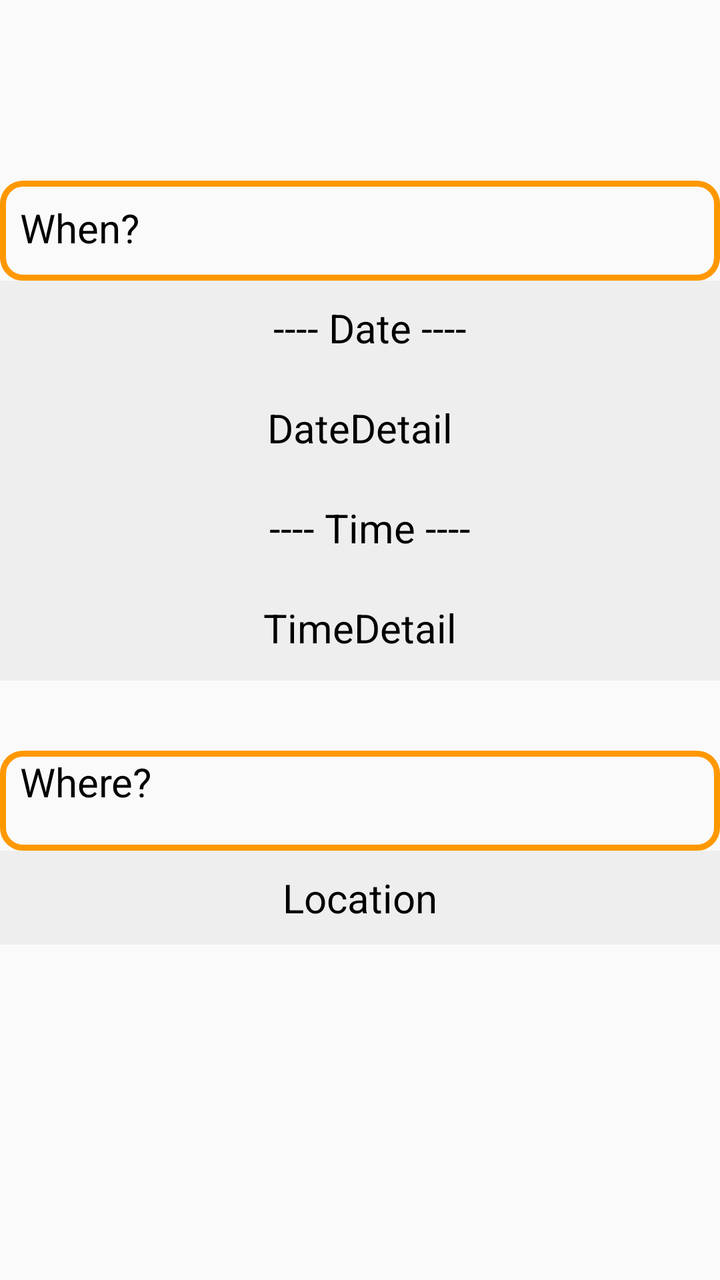
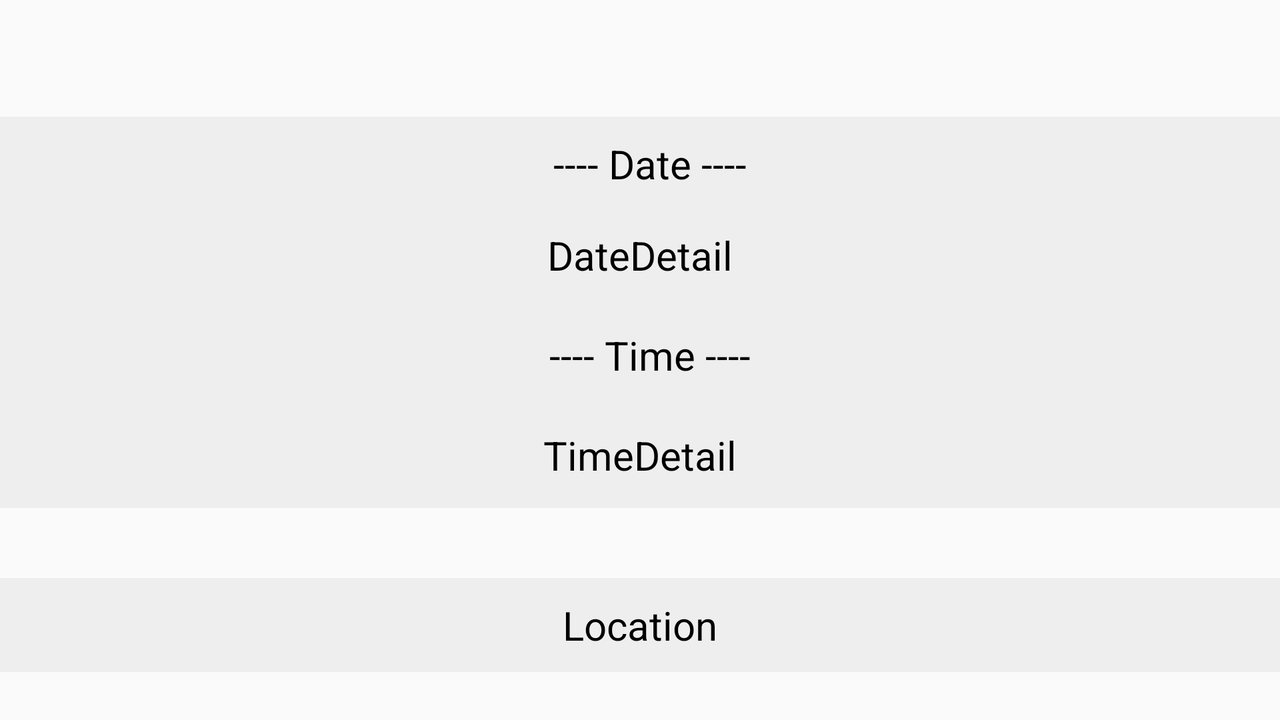

The same Android screen from two of the app's own layout files: first res/layout/ as a phone draws it, then the repository's variant for another configuration, drawn on a device whose configuration selects that folder. Both files follow.
<!-- AndroidManifest.xml: application theme AppTheme.NoActionBar -->
<!-- res/layout/activity_reminder_detail.xml -->
<?xml version="1.0" encoding="utf-8"?>
<RelativeLayout xmlns:android="http://schemas.android.com/apk/res/android"
    xmlns:tools="http://schemas.android.com/tools"
    xmlns:app="http://schemas.android.com/apk/res-auto"
    android:id="@+id/activity_reminder_detail"
    android:layout_width="match_parent"
    android:layout_height="match_parent"
    tools:context="com.obdurotech.projectcentral.ReminderDetail">

    <TextView
        android:text="When?"
        android:layout_width="match_parent"
        android:layout_height="50dp"
        android:paddingTop="10dp"
        android:textSize="20dp"
        android:background="@drawable/selector"
        android:textColor="@color/black"
        android:layout_marginTop="43dp"
        android:id="@+id/reminderDetail_When_textView"
        android:paddingStart="10dp"
        android:layout_below="@+id/reminderDetail_TitleText"
        android:layout_alignParentStart="true" />

    <TextView
        android:text="Where?"
        android:background="@drawable/selector"
        android:layout_width="match_parent"
        android:layout_height="50dp"
        android:textSize="20dp"
        android:textColor="@color/black"
        android:id="@+id/reminderDetail_Where_textView"
        android:layout_alignParentStart="true"
        android:paddingStart="10dp"
        android:layout_below="@+id/reminderDetail_TimeDetail"
        android:layout_marginTop="35dp"/>

    <TextView
        android:id="@+id/reminderDetail_Place_textView"
        android:layout_width="match_parent"
        android:layout_height="wrap_content"
        android:background="#EEEEEE"
        android:paddingBottom="10dp"
        android:paddingStart="10dp"
        android:paddingEnd="10dp"
        android:paddingTop="10dp"
        android:text="Location"
        android:textAlignment="center"
        android:textColor="@color/black"
        android:textSize="20dp"
        android:layout_below="@+id/reminderDetail_Where_textView"
        android:layout_alignParentStart="true" />

    <TextView
        android:id="@+id/reminderDetail_Date_textView"
        android:layout_width="match_parent"
        android:layout_height="50dp"
        android:background="#EEEEEE"
        android:paddingStart="10dp"
        android:paddingTop="10dp"
        android:text="---- Date ----"
        android:textAlignment="center"
        android:textColor="@color/black"
        android:textSize="20dp"
        android:layout_below="@+id/reminderDetail_When_textView"
        android:layout_alignParentStart="true" />

    <TextView
        android:id="@+id/reminderDetail_TimeDetail"
        android:layout_width="match_parent"
        android:layout_height="50dp"
        android:background="#EEEEEE"
        android:paddingStart="10dp"
        android:paddingEnd="10dp"
        android:paddingTop="10dp"
        android:text="TimeDetail"
        android:textAlignment="center"
        android:textColor="@color/black"
        android:textSize="20dp"
        android:layout_below="@+id/reminderDetail_Time_textView"
        android:layout_alignParentStart="true" />

    <TextView
        android:id="@+id/reminderDetail_DateDetail"
        android:layout_width="match_parent"
        android:layout_height="50dp"
        android:layout_alignParentStart="true"
        android:layout_below="@+id/reminderDetail_Date_textView"
        android:background="#EEEEEE"
        android:paddingStart="10dp"
        android:paddingEnd="10dp"
        android:paddingTop="10dp"
        android:text="DateDetail"
        android:textAlignment="center"
        android:textColor="@color/black"
        android:textSize="20dp" />

    <TextView
        android:id="@+id/reminderDetail_Time_textView"
        android:layout_width="match_parent"
        android:layout_height="50dp"
        android:background="#EEEEEE"
        android:paddingStart="10dp"
        android:paddingTop="10dp"
        android:text="---- Time ----"
        android:textAlignment="center"
        android:textColor="@color/black"
        android:textSize="20dp"
        android:layout_below="@+id/reminderDetail_DateDetail"
        android:layout_alignParentStart="true" />

    <TextView
        android:id="@+id/reminderDetail_TitleText"
        android:layout_width="wrap_content"
        android:layout_height="wrap_content"
        android:layout_alignParentTop="true"
        android:layout_centerHorizontal="true"
        android:layout_marginTop="15dp"
        android:text=""
        android:textAlignment="center"
        android:textAppearance="@android:style/TextAppearance.Material"
        android:textSize="24sp"
        android:textStyle="bold"
        android:textColor="@color/colorAccent"/>


</RelativeLayout>
<!-- resources referenced by this layout -->
<resources>
  <color name="black">#000000</color>
  <color name="colorAccent">#ff9800</color>
  <!-- drawable selector (drawable) -->
  <?xml version="1.0" encoding="UTF-8"?>
  <shape xmlns:android="http://schemas.android.com/apk/res/android">
      <stroke android:width="3dip" android:color="@color/colorAccent" />
      <corners android:radius="10dip"/>
      <padding android:left="2dip" android:top="2dip" android:right="2dip" android:bottom="2dip" />
  </shape>
  <style name="AppTheme.NoActionBar">
          <item name="windowActionBar">false</item>
          <item name="windowNoTitle">true</item>
          <item name="android:windowContentOverlay">@null</item>
          <item name="drawerArrowStyle">@style/MaterialDrawer.DrawerArrowStyle</item>
      </style>
  <style name="MaterialDrawer.DrawerArrowStyle" parent="Widget.AppCompat.DrawerArrowToggle">
          <item name="spinBars">false</item>
          <item name="color">@android:color/white</item>
      </style>
</resources>
<!-- res/layout-land/activity_reminder_detail.xml (the repository's variant of the layout above) -->
<!-- drawn on the phone turned sideways -->
<?xml version="1.0" encoding="utf-8"?>
<RelativeLayout xmlns:android="http://schemas.android.com/apk/res/android"
    xmlns:tools="http://schemas.android.com/tools"
    xmlns:app="http://schemas.android.com/apk/res-auto"
    android:id="@+id/activity_reminder_detail"
    android:layout_width="match_parent"
    android:layout_height="match_parent"
    tools:context="com.obdurotech.projectcentral.ReminderDetail">

    <TextView
        android:id="@+id/reminderDetail_Place_textView"
        android:layout_width="match_parent"
        android:layout_height="wrap_content"
        android:layout_marginBottom="24dp"
        android:background="#EEEEEE"
        android:paddingBottom="10dp"
        android:paddingStart="10dp"
        android:paddingEnd="10dp"
        android:paddingTop="10dp"
        android:text="Location"
        android:textAlignment="center"
        android:textColor="@color/black"
        android:textSize="20dp"
        android:layout_alignParentBottom="true"
        android:layout_alignParentStart="true" />

    <TextView
        android:id="@+id/reminderDetail_Date_textView"
        android:layout_width="match_parent"
        android:layout_height="50dp"
        android:background="#EEEEEE"
        android:paddingStart="10dp"
        android:paddingTop="10dp"
        android:text="---- Date ----"
        android:textAlignment="center"
        android:textColor="@color/black"
        android:textSize="20dp"
        android:layout_above="@+id/reminderDetail_DateDetail"
        android:layout_alignParentStart="true"
        android:layout_below="@+id/reminderDetail_TitleText"/>

    <TextView
        android:id="@+id/reminderDetail_TimeDetail"
        android:layout_width="match_parent"
        android:layout_height="50dp"
        android:background="#EEEEEE"
        android:paddingStart="10dp"
        android:paddingTop="10dp"
        android:text="TimeDetail"
        android:paddingEnd="10dp"
        android:textAlignment="center"
        android:textColor="@color/black"
        android:textSize="20dp"
        android:layout_above="@+id/reminderDetail_Place_textView"
        android:layout_alignParentStart="true"
        android:layout_marginBottom="35dp" />

    <TextView
        android:id="@+id/reminderDetail_DateDetail"
        android:layout_width="match_parent"
        android:layout_height="50dp"
        android:background="#EEEEEE"
        android:paddingStart="10dp"
        android:paddingEnd="10dp"
        android:paddingTop="10dp"
        android:text="DateDetail"
        android:textAlignment="center"
        android:textColor="@color/black"
        android:textSize="20dp"
        android:layout_above="@+id/reminderDetail_Time_textView"
        android:layout_alignParentStart="true" />

    <TextView
        android:id="@+id/reminderDetail_Time_textView"
        android:layout_width="match_parent"
        android:layout_height="50dp"
        android:background="#EEEEEE"
        android:paddingStart="10dp"
        android:paddingTop="10dp"
        android:text="---- Time ----"
        android:textAlignment="center"
        android:textColor="@color/black"
        android:textSize="20dp"
        android:layout_above="@+id/reminderDetail_TimeDetail"
        android:layout_alignParentStart="true" />

    <TextView
        android:id="@+id/reminderDetail_TitleText"
        android:layout_width="wrap_content"
        android:layout_height="wrap_content"
        android:text=""
        android:textAlignment="center"
        android:textAppearance="@android:style/TextAppearance.Material"
        android:textSize="24sp"
        android:textStyle="bold"
        android:textColor="@color/colorAccent"
        android:layout_marginTop="26dp"
        android:layout_alignParentTop="true"
        android:layout_centerHorizontal="true" />


</RelativeLayout>
<!-- resources referenced by the variant -->
<!-- as the phone turned sideways resolves them -->
<resources>
  <color name="black">#000000</color>
  <color name="colorAccent">#ff9800</color>
  <style name="AppTheme.NoActionBar">
          <item name="windowActionBar">false</item>
          <item name="windowNoTitle">true</item>
          <item name="android:windowContentOverlay">@null</item>
          <item name="drawerArrowStyle">@style/MaterialDrawer.DrawerArrowStyle</item>
      </style>
  <style name="MaterialDrawer.DrawerArrowStyle" parent="Widget.AppCompat.DrawerArrowToggle">
          <item name="spinBars">false</item>
          <item name="color">@android:color/white</item>
      </style>
</resources>
